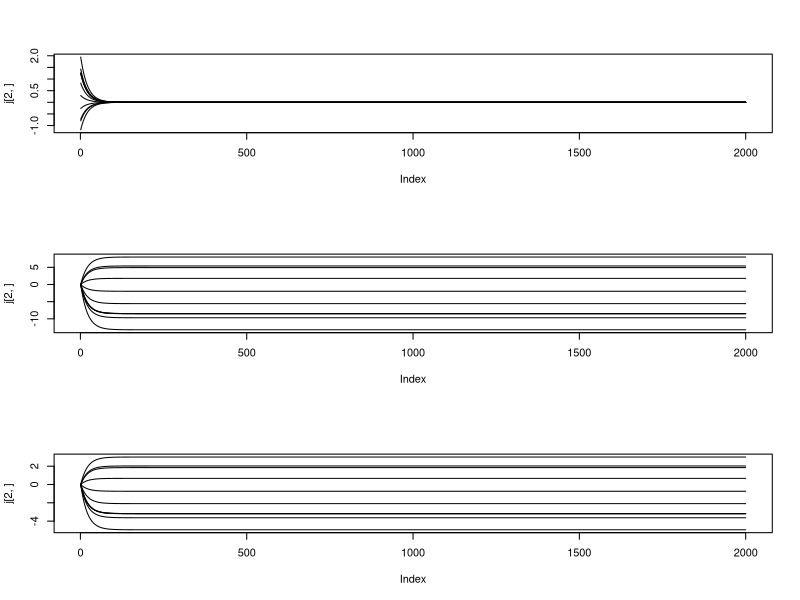

This figure's R source:
n <- 10
ni <- 2000

x <- matrix(c(rnorm(n), rep(0, n*ni - n)), n, ni)
y <- matrix(c(rnorm(n), rep(0, n*ni - n)), n, ni) * 0
z <- matrix(c(rnorm(n), rep(0, n*ni - n)), n, ni) * 0

b <- runif(3, 0.2, 0.4)
for(i in 2:ni){
  y[,i] <- y[,i-1] + b[1] * (x[,i] - x[,i-1])
  z[,i] <- z[,i-1] + b[2] * (y[,i] - y[,i-1])
  x[,i] <- x[,i-1] + b[3] * (z[,i] - z[,i-1])
}

# pairs(cbind(x[,ni], y[,ni], z[,ni]))
par(mfrow = c(3,1))
for(j in list(x,y,z)){
  plot(j[2,], type = "l", ylim = range(j))
  for(i in 1:n){lines(j[i,])}  
}
